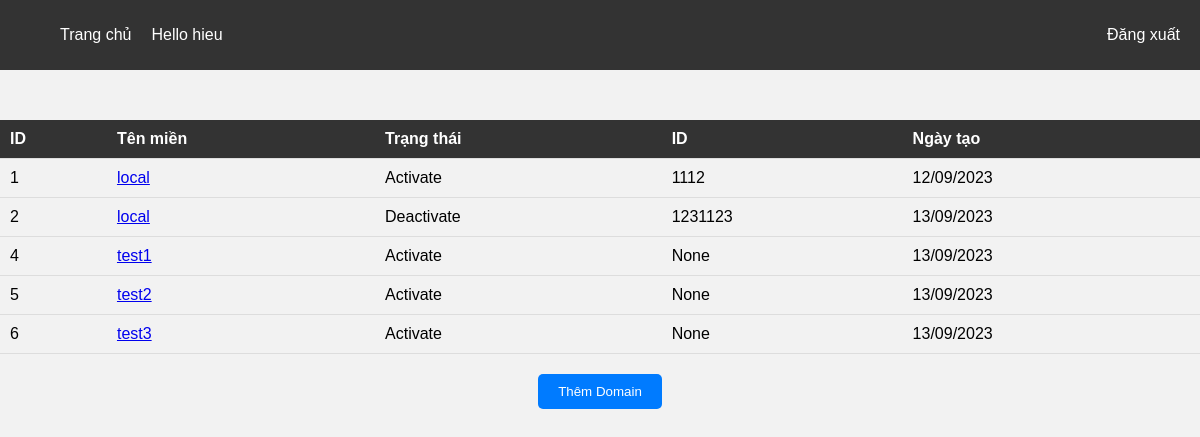
The app's page /users/1/domains (signed in), older data.
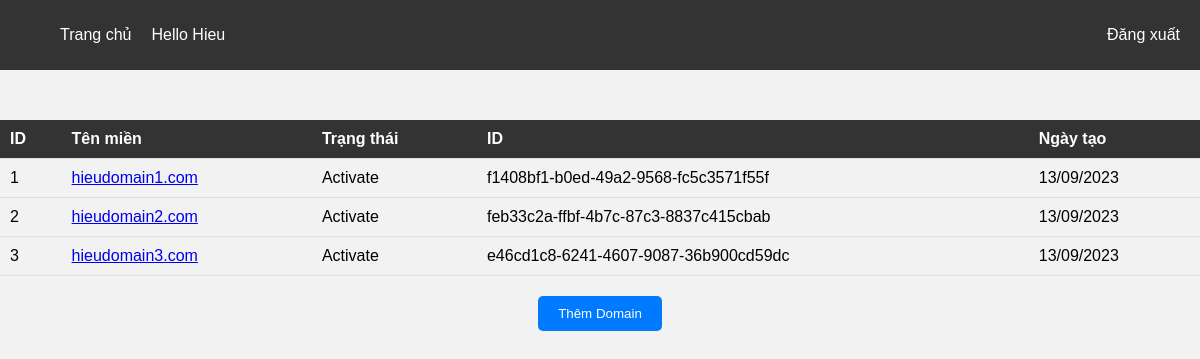
The same page, newer data.
### app/models.py (models this page shows)
class Domain(Base):
    __tablename__ = "domain"
    id = Column(Integer, primary_key=True, index=True, autoincrement=True)
    name = Column(String)
    status = Column(String)
    domain_id = Column(String)
    user_id = Column(Integer, ForeignKey("users.id"))
    create_at = Column(String)
    user = relationship("User", back_populates="domains")
    origins = relationship("Origin", back_populates="domain")

### main.py (the view)
@app_data.get("/users/{user_id}/domains",response_model=list[schemas.DomainCreate])
def get_domains(request: Request,user_id:int, skip: int = 0, limit: int = 100, db: Session = Depends(get_db)):
    if request.session.get('id'):
        if request.session['id'] == user_id:
            print("dang lay domain")
            user_id = user_id
            domains = crud.get_domains(db,user_id=user_id, skip=skip, limit=limit)
            if domains:
                request.session['domain_ids'] = list()
                for domain in domains:
                    request.session['domain_ids'].append(domain.id)
                print (request.session['domain_ids'])
                return templates.TemplateResponse("admin-domain.html", {"domains": domains,"user":request.session['username'],"user_id":user_id, "request": request})
            else:
                return templates.TemplateResponse("admin-domain.html", {"domains": domains,"user":request.session['username'],"user_id":user_id, "request": request})
        return templates.TemplateResponse("admin-domain.html", {"domains": [],"user":request.session['username'],"user_id":user_id,"message":"Dell phải domains của bạn", "request": request})
    return RedirectResponse(url="/sign-in", status_code=302)

### templates/admin-domain.html (shortened to what this page needs)
<!DOCTYPE html>
<html>
<head>
</head>
<body>
    <header>
        <nav>
            <ul>
                <li><a href="#">Trang chủ</a></li>
                <li>Hello {{user}}</li>
                <li><a href="/logout">Đăng xuất</a></li>
            </ul>
        </nav>
    </header>
    <table>
        <tr>
            <th>ID</th>
            <th>Tên miền</th>
            <th>Trạng thái</th>
            <th>ID</th>
            <th>Ngày tạo</th>
        </tr>
        {% for domain in domains %}
        <tr>
            <td>{{domain.id}}</td>
            <td><a href="/users/{{user_id}}/domains/{{domain.id}}/origins">{{domain.name}}</a></td>
            <td>{{ "Activate" if domain.status|int == 1 else "Deactivate" }}</td>
            <td>{{domain.domain_id}}</td>
            <td>{{domain.create_at}}</td>
        </tr>
        {% endfor %}
    </table>
    <div class="add-domain-button">
        <button onclick="window.location.href='/users/{{user_id}}/create-domain'">Thêm Domain</button>    </div>
</body>
</html>

Row changes from the older to the newer data that the page shows:
no longer on this page (row edited): Domain: id "4", name "test1", status "Activate", domain_id "None", create_at "13/09/2023"
no longer on this page (row edited): Domain: id "5", name "test2", status "Activate", domain_id "None", create_at "13/09/2023"
removed Domain: id "6", name "test3", status "Activate", domain_id "None", create_at "13/09/2023"
changed Domain id 1: name "local" → "hieudomain1.com"; domain_id "1112" → "f1408bf1-b0ed-49a2-9568-fc5c3571f55f"; create_at "12/09/2023" → "13/09/2023"
changed Domain id 2: name "local" → "hieudomain2.com"; status "Deactivate" → "Activate"; domain_id "1231123" → "feb33c2a-ffbf-4b7c-87c3-8837c415cbab"
now on this page (row edited): Domain: id "3", name "hieudomain3.com", status "Activate", domain_id "e46cd1c8-6241-4607-9087-36b900cd59dc", create_at "13/09/2023"
Text that changed along with them:
{{ user }}: "hieu" → "Hieu"
